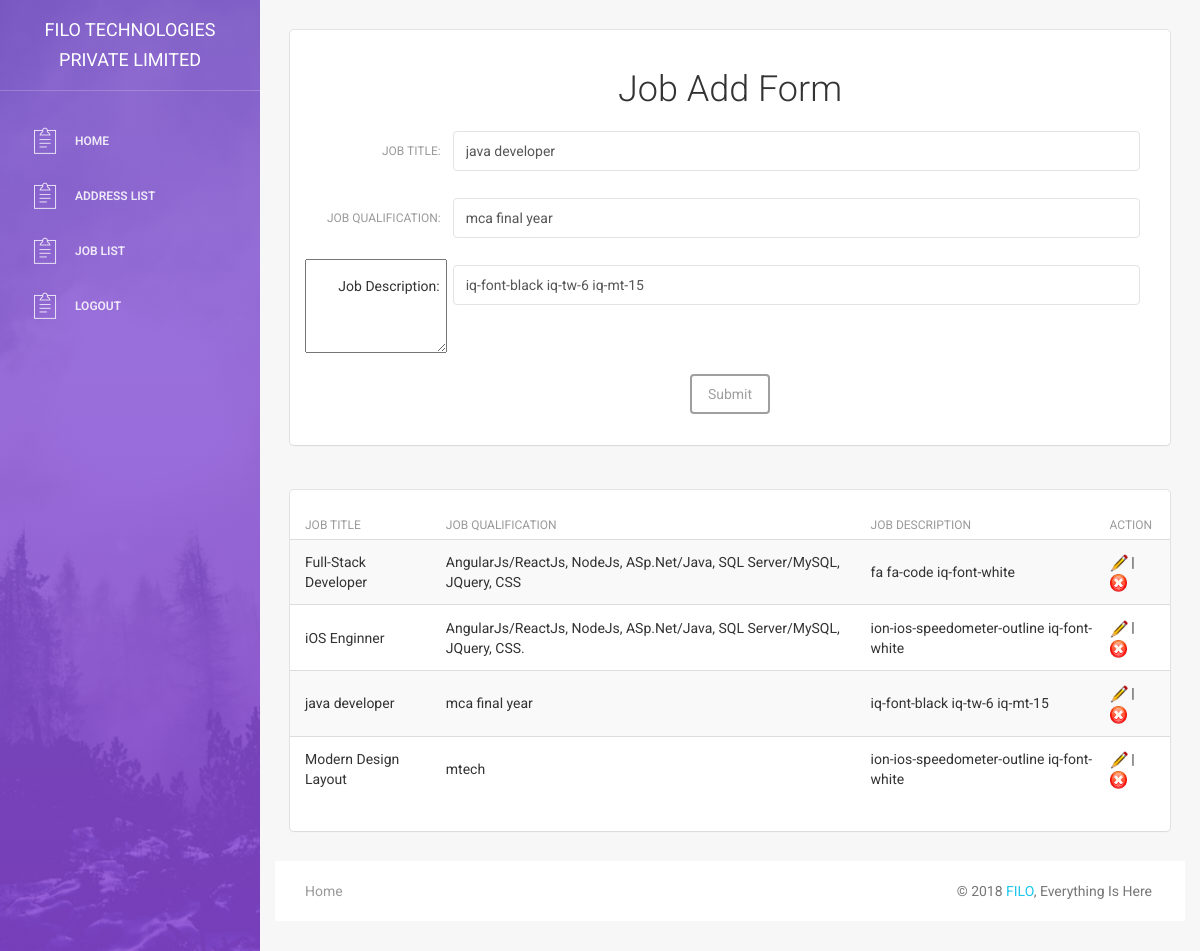
/_admin/job_view.php?id=6 (signed in), run on the app's committed database.
### tables this page shows
CREATE TABLE `joblist` (
  `id` int(255) NOT NULL,
  `job_title` varchar(255) NOT NULL,
  `job_qualification` varchar(255) NOT NULL,
  `job_icon` varchar(255) NOT NULL
);

### _admin/job_view.php (the view, shortened to what this page needs)
<?php
	include("includes/header.php");
	if(isset($_SESSION['email'])) {
	if(isset($_REQUEST['id'])){
		$sec_sql = "select * from joblist where id = '$_REQUEST[id]'";
		$sec_rs = mysqli_query($conn, $sec_sql);
		$data = mysqli_fetch_assoc($sec_rs);
	}
	 }else{
		   header("location:index.php?msg=please login first");
	   }
?>
<div class="main-panel">
<div class="content">
<div class="container-fluid">
<div class="row">
<div class="col-md-12">
<div class="card quiz_card">
	<h2 style="text-align:center;">Job Add Form</h2>
   <form class="form-horizontal" action="lib/job.php" enctype="multipart/form-data" method="post">
     <div class="form-group">
      <label class="control-label col-sm-2 quiz_title" for="sec_ques_name"> Job Title:</label>
      <div class="col-sm-10">
        <input type="text" class="form-control" id="sec_ques_name" placeholder="Enter job title" name="job_title" value="<?php if(isset($data['job_title'])){echo $data['job_title']; }?>">
 </div>
    </div>
    <div class="form-group">
      <label class="control-label col-sm-2 quiz_title" for="sec_ques_name"> Job Qualification:</label>
      <div class="col-sm-10">
        <input type="text" class="form-control" id="sec_ques_name" placeholder="Enter job qualification" name="job_qualification" value="<?php if(isset($data['job_qualification'])){echo $data['job_qualification']; }?>">
 </div>
    </div>
    <div class="form-group">
      <textarea class="control-label col-sm-2 quiz_title" for="sec_ques_name"> Job Description:</textarea>
      <div class="col-sm-10">
        <input type="text" class="form-control" id="sec_ques_name" placeholder="Enter job Description" name="job_icon" value="<?php if(isset($data['job_icon'])){echo $data['job_icon']; }?>">
 </div>
    </div>
    <div class="form-group">
      <div class="col-sm-12" style="text-align:center;">
        <button type="submit" class="btn btn-default" >Submit</button>
      </div>
    </div>
      </form>
</div>
</div>
<div class="col-md-12">
<div class="card">
   <form name="job_view" action="lib/job.php">
		<div class="content table-responsive table-full-width">
		<table class="table table-hover table-striped">
			<thead>
				<th>job title</th>
				<th>job qualification</th>
				<th>job description</th>
				<th>action</th>
			</thead>
			<tbody>
			<?php
			    global $conn;
				$sql = "select * from joblist";
				$rs = mysqli_query($conn, $sql);
				while($data = mysqli_fetch_assoc($rs)){
			?>
			<tr>
				<td><?php echo $data['job_title'];?></td>
				<td><?php echo $data['job_qualification'];?></td>
				<td><?php echo $data['job_icon'];?></td>
				<td><a href="job_view.php?id=<?php echo $data['id'];?>"><img src="images/edit.png" height="18"></a> | <a href="javascript:delete_job_records(<?php echo $data['id'];?>);"> <img src="images/del.png" height="18"> </a> </td>
			</tr>
			<?php
				}
			?>
			</tbody>
		</table>
	</div>
      </form>
</div>
</div>
</div>
</div>
<?php
	include("includes/footer.php");
?>

### _admin/assets/css/style.css (style rules this page uses)
.quiz_card { padding: 10px 30px; }
.quiz_title { line-height: 40px; }

### data on the page
joblist: job_title "java developer", job_qualification "mca final year", job_icon "iq-font-black iq-tw-6 iq-mt-15"
joblist: job_title "Full-Stack Developer", job_qualification "AngularJs/ReactJs, NodeJs, ASp.Net/Java, SQL Server/MySQL, JQuery, CSS", job_icon "fa fa-code iq-font-white"
joblist: job_title "iOS Enginner", job_qualification "AngularJs/ReactJs, NodeJs, ASp.Net/Java, SQL Server/MySQL, JQuery, CSS.", job_icon "ion-ios-speedometer-outline iq-font-white"
joblist: job_title "Modern Design Layout", job_qualification "mtech", job_icon "ion-ios-speedometer-outline iq-font-white"
